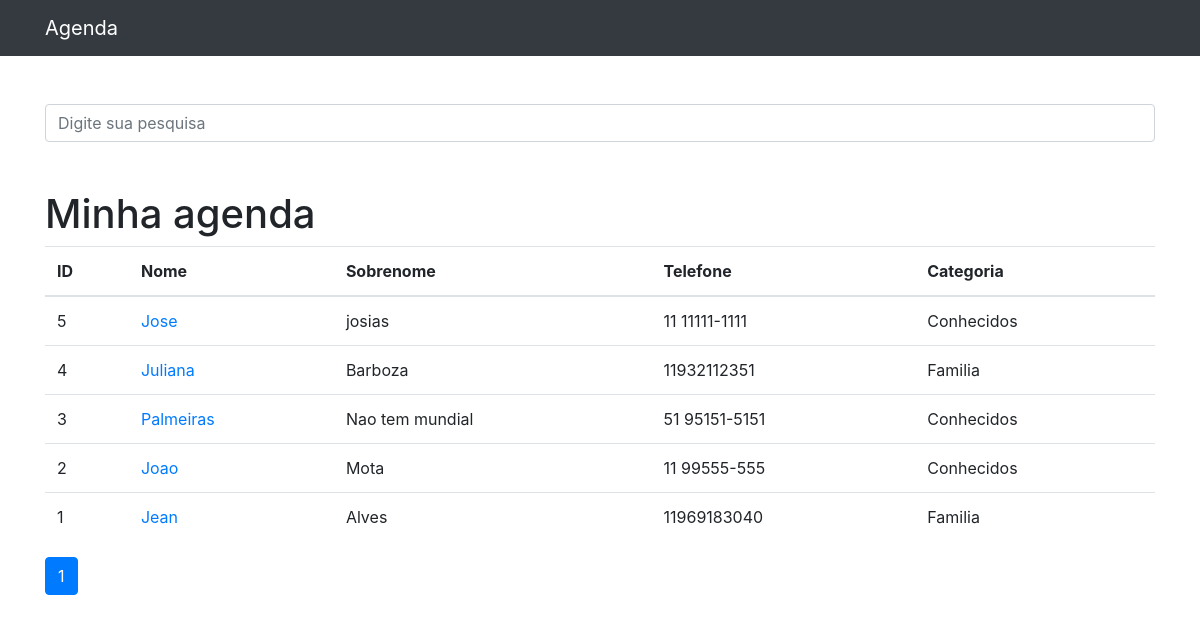
The app's page /, older data.
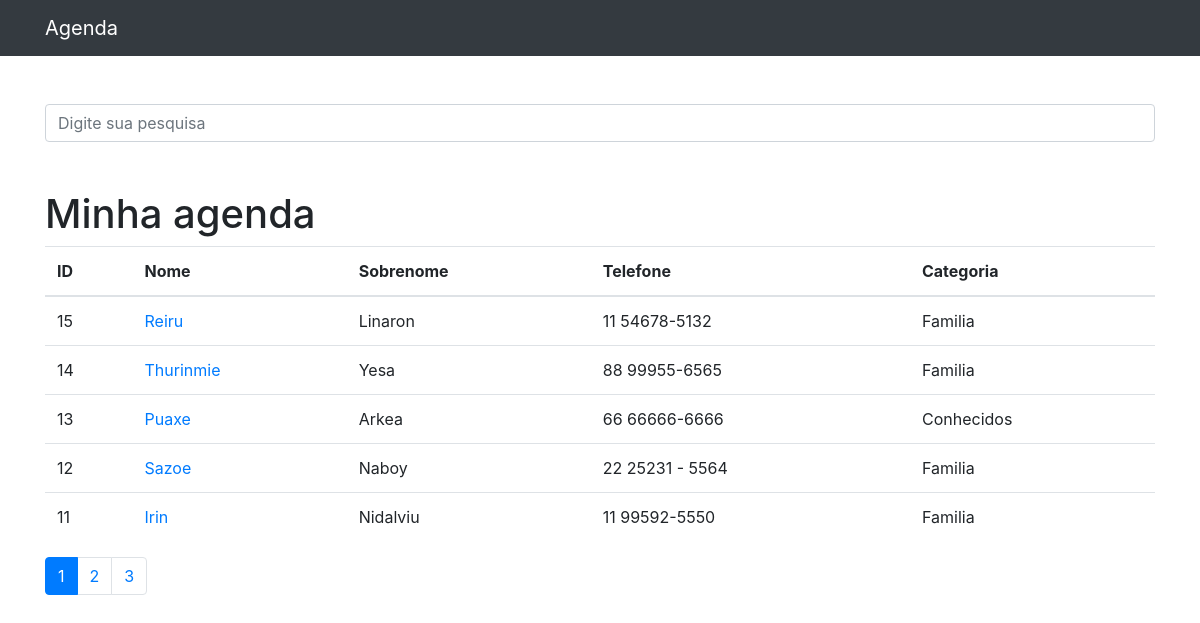
The same page, newer data.
### contatos/models.py (models this page shows, shortened)
class Contato(models.Model):
    nome = models.CharField(max_length=50)
    sobrenome = models.CharField(max_length=50, blank=True)
    telefone = models.CharField(max_length=50)
    email = models.EmailField(max_length=254, blank=True)
    data_criacao = models.DateTimeField(default=timezone.now)
    descricao = models.TextField(blank=True)
    categoria = models.ForeignKey(Categoria, on_delete=models.DO_NOTHING)
    mostrar = models.BooleanField(default=True)
    foto = models.ImageField(blank=True, upload_to='fotos/%Y/%m/')

class Categoria(models.Model):
    nome = models.CharField(max_length=50)
    def __str__(self):
        return self.nome

### contatos/views.py (the view)
# urls.py: path('', views.index, name='index'),
def index(request):
    contatos = Contato.objects.order_by("-id").filter(mostrar=True)
    paginator = Paginator(contatos, 5)
    page = request.GET.get("p")
    contatos = paginator.get_page(page)
    return render(request, "contatos/index.html", {"contatos": contatos})

### contatos/templates/contatos/index.html
{% extends 'base.html' %}
{% block conteudo %}
<h1 class="mt-5">Minha agenda</h1>
    <table class="table">
        <thead>
            <tr>
                <th>ID</th>
                <th>Nome</th>
                <th>Sobrenome</th>
                <th>Telefone</th>
                <th>Categoria</th>
            </tr>
        </thead>
        <tbody>
            {% for contato in contatos %}
                <tr>
                    <td>{{ contato.id }}</td>
                    <td>
                    <a href="{% url 'ver_contato' contato.id %}"> {{ contato.nome }} </a>
                    </td>
                    <td>{{ contato.sobrenome }}</td>
                    <td>{{ contato.telefone }}</td>
                    <td>{{ contato.categoria }}</td>
                </tr>
            {% endfor %}
        </tbody>
    </table>
<nav aria-label="Page navigation example">
  <ul class="pagination">
    {% for pagina in contatos.paginator.page_range %}
        {% if contatos.number == pagina %}
            <li class="page-item active">
                <a class="page-link" href="?p={{ pagina }}&termo={{ request.GET.termo }}">{{pagina}}</a>
            </li>
        {% else %}
            <li class="page-item">
                <a class="page-link" href="?p={{ pagina }}&termo={{ request.GET.termo }}">{{pagina}}</a>
            </li>
        {% endif %}
    {% endfor %}
  </ul>
</nav>
{% endblock conteudo %}

### templates/base.html (shortened to what this page needs)
{% load static %}
<!DOCTYPE html>
<html lang="pt">
<head>
{% include 'parciais/_head.html' %}
</head>
<body>
    {% include 'parciais/_nav.html' %}
  <div class="container">
    <div class="row">
      <div class="col-lg-12">
      <br><br>
        <form method="get" action="{% url 'busca' %}">
          <div class="form-group row">
            <div class="col-12">
              <input class="form-control"
                    type="search" value="{{ request.GET.termo }}"
                    id="search-input"
                    placeholder="Digite sua pesquisa"
                    name="termo">
            </div>
          </div>
        </form>
        {% block conteudo %} {% endblock conteudo %}
      </div>
    </div>
  </div>
</body>
</html>

### templates/parciais/_head.html (shortened to what this page needs)
{% load static %}
<link href="{% static 'vendor/bootstrap/css/bootstrap.min.css'%}" rel="stylesheet">

### templates/parciais/_nav.html (shortened to what this page needs)
{% load static %}
<nav class="navbar navbar-expand-lg navbar-dark bg-dark static-top">
<div class="container">
    <a class="navbar-brand" href="{% url 'index' %}">Agenda</a>
</div>
</nav>

Row changes from the older to the newer data that the page shows:
no longer on this page (row unchanged): Contato: id "5", nome "Jose", sobrenome "josias", telefone "11 11111-1111", categoria "Conhecidos"
no longer on this page (row edited): Contato: id "4", nome "Juliana", sobrenome "Barboza", telefone "11932112351", categoria "Familia"
no longer on this page (row unchanged): Contato: id "3", nome "Palmeiras", sobrenome "Nao tem mundial", telefone "51 95151-5151", categoria "Conhecidos"
no longer on this page (row edited): Contato: id "2", nome "Joao", sobrenome "Mota", telefone "11 99555-555", categoria "Conhecidos"
no longer on this page (row unchanged): Contato: id "1", nome "Jean", sobrenome "Alves", telefone "11969183040", categoria "Familia"
added Contato: id "15", nome "Reiru", sobrenome "Linaron", telefone "11 54678-5132", categoria "Familia"
added Contato: id "14", nome "Thurinmie", sobrenome "Yesa", telefone "88 99955-6565", categoria "Familia"
added Contato: id "13", nome "Puaxe", sobrenome "Arkea", telefone "66 66666-6666", categoria "Conhecidos"
added Contato: id "12", nome "Sazoe", sobrenome "Naboy", telefone "22 25231 - 5564", categoria "Familia"
added Contato: id "11", nome "Irin", sobrenome "Nidalviu", telefone "11 99592-5550", categoria "Familia"
Text that changed along with them:
new list line: "2"
new list line: "3"
